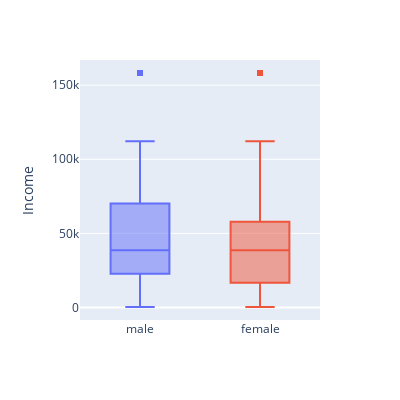
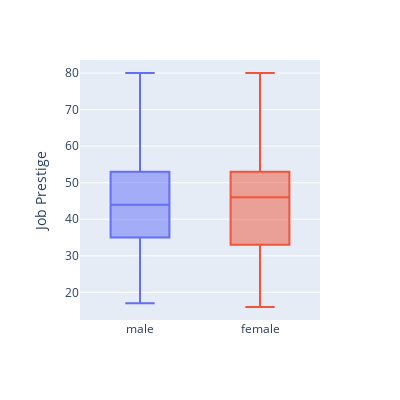

These figures' notebook cell, in order:
### Markdown cell above
## Problem 5
Create two interactive box plots: one that shows the distribution of `income` for men and for women, and one that shows the distribution of `job_prestige` for men and for women. Write presentable labels for the axis that contains `income` or `job_prestige` and remove the label for `sex`. Also, turn off the legend. Don't bother with titles because we will be using subtitles on the dashboard for these graphics. [3 points]

### Code cell
box_income = px.box(gss_clean, x='sex', y='income',
                    labels={'sex':'', 'income':'Income'}, color='sex', width=400, height=400)
box_income.update_layout(showlegend=False)

box_jobprestige = px.box(gss_clean, x='sex', y='job_prestige',
                         labels={'sex':'', 'job_prestige':'Job Prestige'}, color='sex', width=400, height=400)
box_jobprestige.update_layout(showlegend=False)

box_income.show()
box_jobprestige.show()

### Figure 1 — Plotly figure (JSON) as saved in the notebook; plotly's stock layout.template omitted (floating-point values rounded to 4 significant figures; data arrays with more than 128 entries replaced by an {"elided": "..."} marker saying what was removed)
{"data": [{"alignmentgroup": "True", "hovertemplate": "=%{x}<br>Income=%{y}<extra></extra>", "legendgroup": "male", "marker": {"color": "#636efa"}, "name": "male", "notched": false, "offsetgroup": "male", "orientation": "v", "showlegend": true, "type": "box", "x": {"elided": "1052 str values"}, "x0": " ", "xaxis": "x", "y": {"elided": "1052 float values"}, "y0": " ", "yaxis": "y"}, {"alignmentgroup": "True", "hovertemplate": "=%{x}<br>Income=%{y}<extra></extra>", "legendgroup": "female", "marker": {"color": "#EF553B"}, "name": "female", "notched": false, "offsetgroup": "female", "orientation": "v", "showlegend": true, "type": "box", "x": {"elided": "1296 str values"}, "x0": " ", "xaxis": "x", "y": {"elided": "1296 float values"}, "y0": " ", "yaxis": "y"}], "layout": {"boxmode": "overlay", "height": 400, "legend": {"title": {"text": ""}, "tracegroupgap": 0}, "margin": {"t": 60}, "showlegend": false, "width": 400, "xaxis": {"anchor": "y", "categoryarray": ["male", "female"], "categoryorder": "array", "domain": [0, 1], "title": {"text": ""}}, "yaxis": {"anchor": "x", "domain": [0, 1], "title": {"text": "Income"}}}}

### Figure 2 — Plotly figure (JSON) as saved in the notebook; plotly's stock layout.template omitted (floating-point values rounded to 4 significant figures; data arrays with more than 128 entries replaced by an {"elided": "..."} marker saying what was removed)
{"data": [{"alignmentgroup": "True", "hovertemplate": "=%{x}<br>Job Prestige=%{y}<extra></extra>", "legendgroup": "male", "marker": {"color": "#636efa"}, "name": "male", "notched": false, "offsetgroup": "male", "orientation": "v", "showlegend": true, "type": "box", "x": {"elided": "1052 str values"}, "x0": " ", "xaxis": "x", "y": {"elided": "1052 int values"}, "y0": " ", "yaxis": "y"}, {"alignmentgroup": "True", "hovertemplate": "=%{x}<br>Job Prestige=%{y}<extra></extra>", "legendgroup": "female", "marker": {"color": "#EF553B"}, "name": "female", "notched": false, "offsetgroup": "female", "orientation": "v", "showlegend": true, "type": "box", "x": {"elided": "1296 str values"}, "x0": " ", "xaxis": "x", "y": {"elided": "1296 int values"}, "y0": " ", "yaxis": "y"}], "layout": {"boxmode": "overlay", "height": 400, "legend": {"title": {"text": ""}, "tracegroupgap": 0}, "margin": {"t": 60}, "showlegend": false, "width": 400, "xaxis": {"anchor": "y", "categoryarray": ["male", "female"], "categoryorder": "array", "domain": [0, 1], "title": {"text": ""}}, "yaxis": {"anchor": "x", "domain": [0, 1], "title": {"text": "Job Prestige"}}}}
